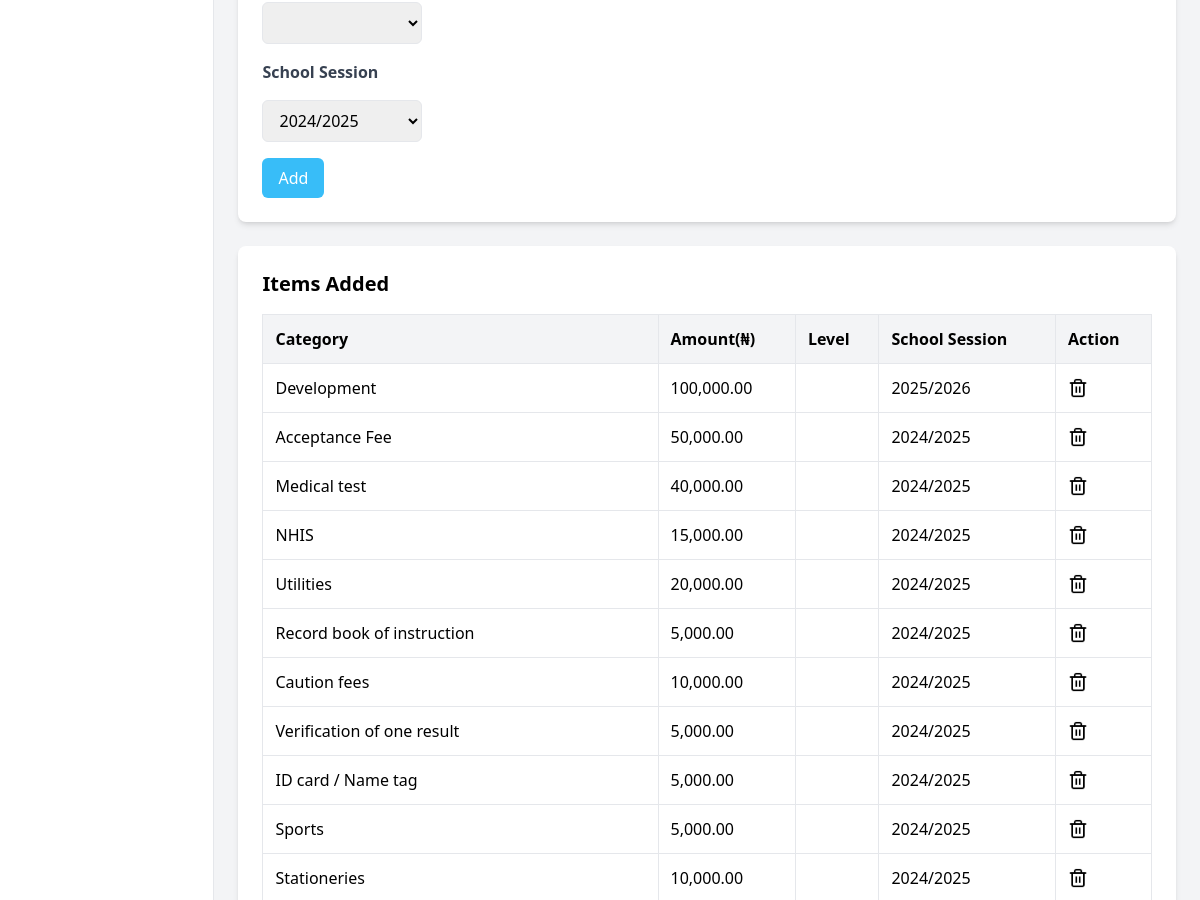
Page /portal/accounts/billing.php (signed in, middle part) on the earlier database version.
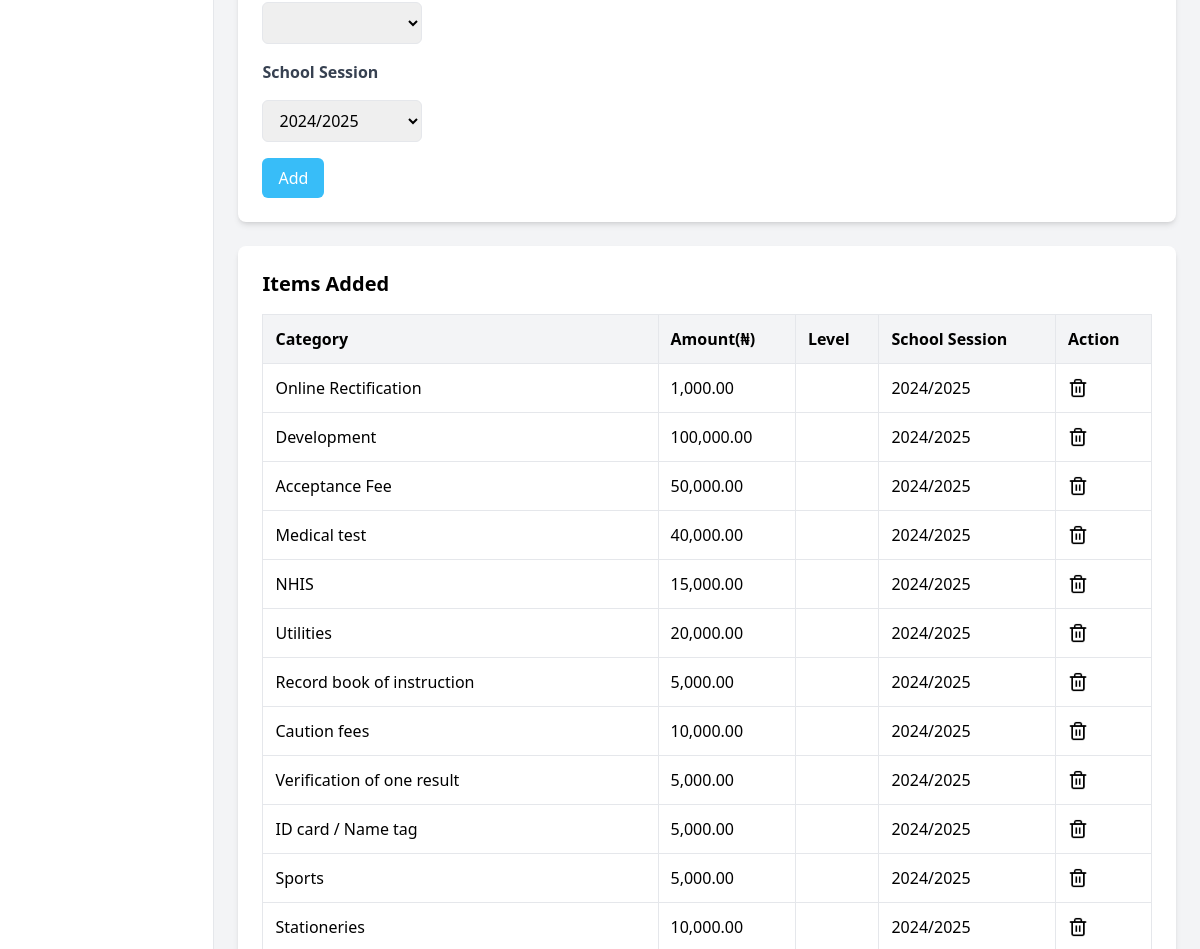
Same page on the later database version.
### tables this page shows
CREATE TABLE `billing` (
  `id` int(11) NOT NULL,
  `item_names` varchar(50) NOT NULL,
  `category` varchar(100) NOT NULL,
  `sch_session` varchar(20) NOT NULL,
  `amount` int(10) NOT NULL
);

### portal/accounts/billing.php (the view, shortened to what this page needs)
<?php
include('../conx.php');
$options_query = "SELECT * FROM billing ORDER BY id DESC LIMIT 30";
$options_result = $conn->query($options_query);
?>
<!DOCTYPE html>
<html lang="en">
<head>
    <script src="https://cdn.tailwindcss.com"></script>
    <script src="https://cdn.jsdelivr.net/npm/tailwindcss-jit-cdn@tailwindcss/latest/dist/tailwind.min.js"></script>
    <link href="https://cdn.jsdelivr.net/npm/tailwindcss@2.2.19/dist/tailwind.min.css" rel="stylesheet">
</head>
<body class="bg-gray-100">
    <div class="flex flex-grow overflow-hidden">
        <?php
            include('navbar.php');
        ?>
        <div class="container mx-auto p-6">
            <div class="bg-white shadow-md rounded-lg p-6 mb-6">
                <form action="billing.php" method="POST" class="space-y-4">
                    <br/>
                    <br/>
                    <br/>
                        <select id="level" name ="level" class="w-40 px-3 py-2 border rounded-md focus:outline-none focus:ring-2 focus:ring-sky-400">
                        </select>
                    <br/>
                    <label for="section" class="block text-gray-700 font-semibold mb-2">School Session</label>
                        <select id="section" name ="section" class="w-40 px-3 py-2 border rounded-md focus:outline-none focus:ring-2 focus:ring-sky-400">
                        <?php
                                $sql4 = "SELECT * FROM sch_session order by id ASC";
                                $result = $conn->query($sql4);
                                while($data= mysqli_fetch_array($result)){
                            ?>
                                <option value="<?php echo $data['s_session']; ?>"><?php echo $data['s_session']; ?></option>
                            <?php
                                }
                            ?>
                        </select>
                        <br/>
                    <button type="submit" class="bg-sky-400 text-white py-2 px-4 rounded-md hover:bg-sky-300">Add</button>
                </form>
            </div>
            <div class="bg-white shadow-md rounded-lg p-6">
                <h2 class="text-xl font-semibold mb-4">Items Added</h2>
                <?php if ($options_result->num_rows > 0): ?>
                    <table class="w-full border-collapse border border-gray-200">
                        <thead>
                            <tr class="bg-gray-100">
                                <th class="border border-gray-200 p-3 text-left">Category</th>
                                <th class="border border-gray-200 p-3 text-left">Amount(&#8358;)</th>
                                <th class="border border-gray-200 p-3 text-left">Level</th>
                                <th class="border border-gray-200 p-3 text-left">School Session</th>
                                <th class="border border-gray-200 p-3 text-left">Action</th>
                            </tr>
                        </thead>
                        <tbody>
                            <?php while ($row = $options_result->fetch_assoc()): ?>
                                <tr>
                                    <td class="border border-gray-200 p-3"><?php echo $row['category']; ?></td>
                                    <td class="border border-gray-200 p-3"><?php echo number_format($row['amount'],2); ?></td>
                                    <td class="border border-gray-200 p-3"><?php echo $row['level']; ?></td>
                                    <td class="border border-gray-200 p-3"><?php echo $row['sch_session']; ?></td>
                                    <td class="border border-gray-200 p-3">
                                        <a href="delete_bill.php?id=<?php echo $row['id']; ?>" class="text-red-500 hover:underline" onclick="return confirm('Are you sure you want to delete this record?')">
                                            <img src="../../assets/images/delete.png" alt="Logo" width="20" height="20">
                                        </a>
                                    </td>
                                </tr>
                            <?php endwhile; ?>
                        </tbody>
                    </table>
                <?php else: ?>
                    <p class="text-gray-500">No item available.</p>
                <?php endif; ?>
            </div>
        </div>
    </div>
</body>
</html>

Differences in the rows shown:
added billing: category "Online Rectification", amount "1,000.00", sch_session "2024/2025"
changed billing "Development": sch_session "2025/2026" → "2024/2025"
